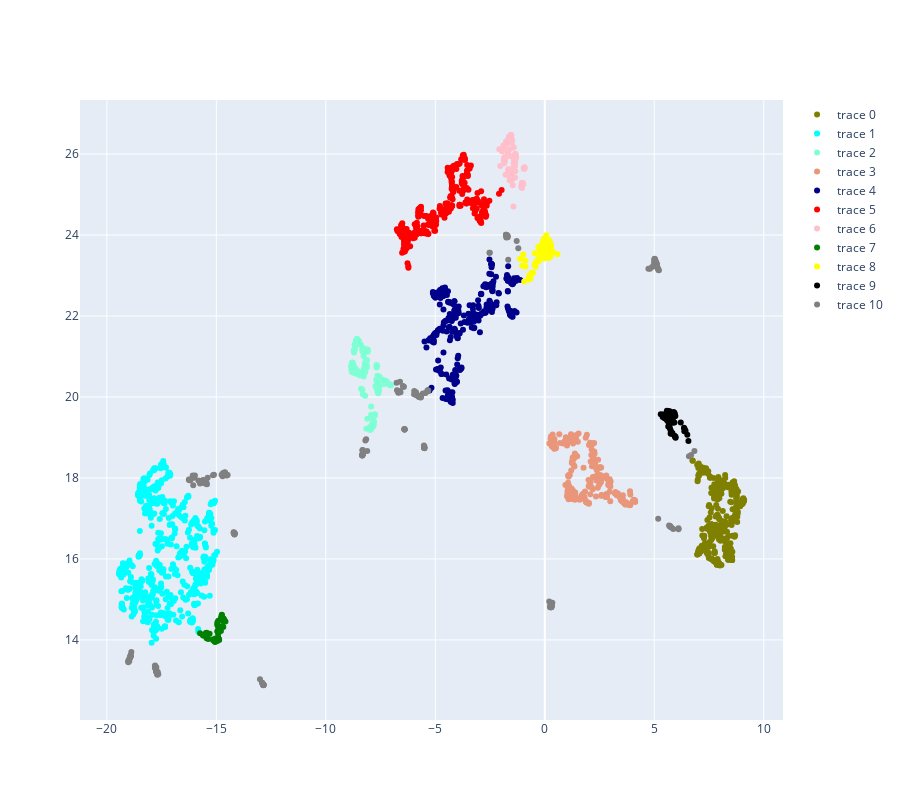

Notebook cell for this chart:
### Code cell
db, df_umap = vis.dbscan_clustering(umap_data, df, eps = 0.7, min_samples = 50)

df_count = df_umap.groupby(["match_a", "labels"]).size().reset_index()
df_count_p = df_count.pivot(index = "labels", columns = ["match_a"])[0]
df_count_p.fillna(0, inplace = True)
# Display the breakdowns of conversion rates for each cluster 
df_count_p["Total"] = df_count_p[0] + df_count_p[1]
df_count_p["Percentage_matched"] = round((df_count_p[1]) / df_count_p["Total"] * 100, 2)
df_count_p
